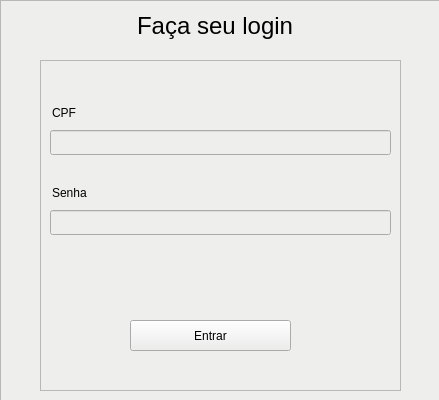
<?xml version="1.0" encoding="UTF-8"?>
<ui version="4.0">
 <class>LoginWindow</class>
 <widget class="QMainWindow" name="LoginWindow">
  <property name="geometry">
   <rect>
    <x>0</x>
    <y>0</y>
    <width>439</width>
    <height>400</height>
   </rect>
  </property>
  <property name="windowTitle">
   <string>Login</string>
  </property>
  <widget class="QWidget" name="centralwidget">
   <widget class="QFrame" name="frame">
    <property name="geometry">
     <rect>
      <x>0</x>
      <y>0</y>
      <width>441</width>
      <height>401</height>
     </rect>
    </property>
    <property name="styleSheet">
     <string notr="true">background-color: rgb(238, 238, 236);</string>
    </property>
    <property name="frameShape">
     <enum>QFrame::StyledPanel</enum>
    </property>
    <property name="frameShadow">
     <enum>QFrame::Raised</enum>
    </property>
    <widget class="QFrame" name="frame_2">
     <property name="geometry">
      <rect>
       <x>40</x>
       <y>60</y>
       <width>361</width>
       <height>331</height>
      </rect>
     </property>
     <property name="frameShape">
      <enum>QFrame::StyledPanel</enum>
     </property>
     <property name="frameShadow">
      <enum>QFrame::Raised</enum>
     </property>
     <widget class="QLineEdit" name="cpf">
      <property name="geometry">
       <rect>
        <x>10</x>
        <y>70</y>
        <width>341</width>
        <height>25</height>
       </rect>
      </property>
      <property name="styleSheet">
       <string notr="true">border-color: rgb(92, 53, 102);</string>
      </property>
     </widget>
     <widget class="QLineEdit" name="password">
      <property name="geometry">
       <rect>
        <x>10</x>
        <y>150</y>
        <width>341</width>
        <height>25</height>
       </rect>
      </property>
      <property name="styleSheet">
       <string notr="true">border-color: rgb(92, 53, 102);</string>
      </property>
      <property name="echoMode">
       <enum>QLineEdit::Password</enum>
      </property>
     </widget>
     <widget class="QLineEdit" name="lineEdit_4">
      <property name="geometry">
       <rect>
        <x>10</x>
        <y>40</y>
        <width>113</width>
        <height>25</height>
       </rect>
      </property>
      <property name="text">
       <string>CPF</string>
      </property>
      <property name="frame">
       <bool>false</bool>
      </property>
     </widget>
     <widget class="QLineEdit" name="lineEdit_5">
      <property name="geometry">
       <rect>
        <x>10</x>
        <y>120</y>
        <width>113</width>
        <height>25</height>
       </rect>
      </property>
      <property name="text">
       <string>Senha</string>
      </property>
      <property name="frame">
       <bool>false</bool>
      </property>
     </widget>
     <widget class="QPushButton" name="pushButton">
      <property name="geometry">
       <rect>
        <x>90</x>
        <y>260</y>
        <width>161</width>
        <height>31</height>
       </rect>
      </property>
      <property name="styleSheet">
       <string notr="true">border-color: rgb(92, 53, 102);

alternate-background-color: rgb(85, 87, 83);</string>
      </property>
      <property name="text">
       <string>Entrar</string>
      </property>
     </widget>
    </widget>
    <widget class="QLineEdit" name="lineEdit_3">
     <property name="geometry">
      <rect>
       <x>130</x>
       <y>10</y>
       <width>171</width>
       <height>31</height>
      </rect>
     </property>
     <property name="font">
      <font>
       <family>Ubuntu</family>
       <pointsize>18</pointsize>
       <weight>50</weight>
       <italic>false</italic>
       <bold>false</bold>
      </font>
     </property>
     <property name="toolTip">
      <string>&lt;html&gt;&lt;head/&gt;&lt;body&gt;&lt;p align=&quot;center&quot;&gt;yesy&lt;/p&gt;&lt;/body&gt;&lt;/html&gt;</string>
     </property>
     <property name="layoutDirection">
      <enum>Qt::LeftToRight</enum>
     </property>
     <property name="autoFillBackground">
      <bool>false</bool>
     </property>
     <property name="text">
      <string>Faça seu login</string>
     </property>
     <property name="frame">
      <bool>false</bool>
     </property>
     <property name="alignment">
      <set>Qt::AlignCenter</set>
     </property>
     <property name="dragEnabled">
      <bool>false</bool>
     </property>
     <property name="readOnly">
      <bool>true</bool>
     </property>
    </widget>
   </widget>
  </widget>
 </widget>
 <resources/>
 <connections/>
</ui>
